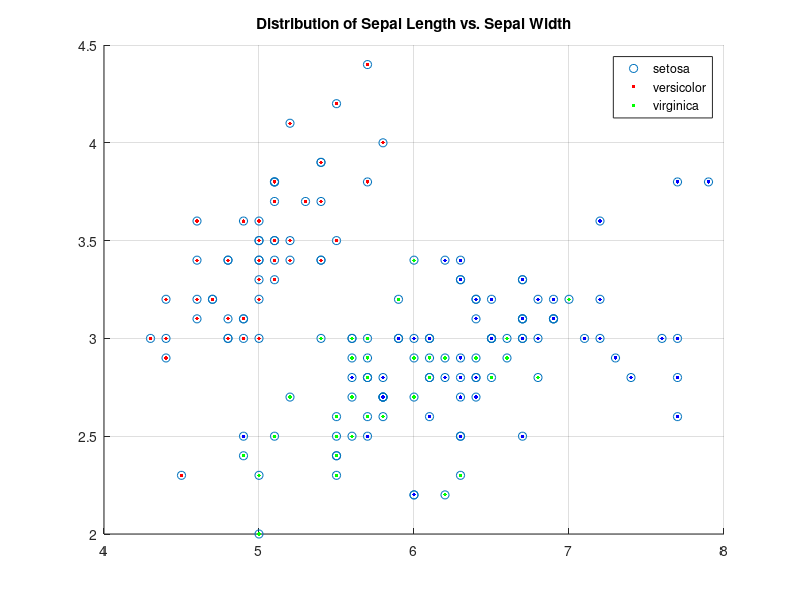

Write MATLAB code to recreate this figure.
clear; clc; close all;

resultsDir = fullfile(fileparts(mfilename('fullpath')), 'results');
if ~isfolder(resultsDir)
    mkdir(resultsDir);
end

% 导入IRIS数据集
load fisheriris;

% 提取花萼长度和花萼宽度数据
sepallength = meas(:,1);
sepalwidth = meas(:,2);

% 创建散点图
scatter(sepallength, sepalwidth);
xlabel('Sepal Length');
ylabel('Sepal Width');
title('Distribution of Sepal Length vs. Sepal Width');

% 添加类别颜色
gscatter(sepallength, sepalwidth, species, 'rgb', '.', 8);

% 添加图例
legend('Location', 'best');
grid on;

exportgraphics(gcf, fullfile(resultsDir, 'iris_2d_scatter.png'), 'Resolution', 150);
save(fullfile(resultsDir, 'iris_2d_scatter_data.mat'), ...
    'sepallength', 'sepalwidth', 'species');
